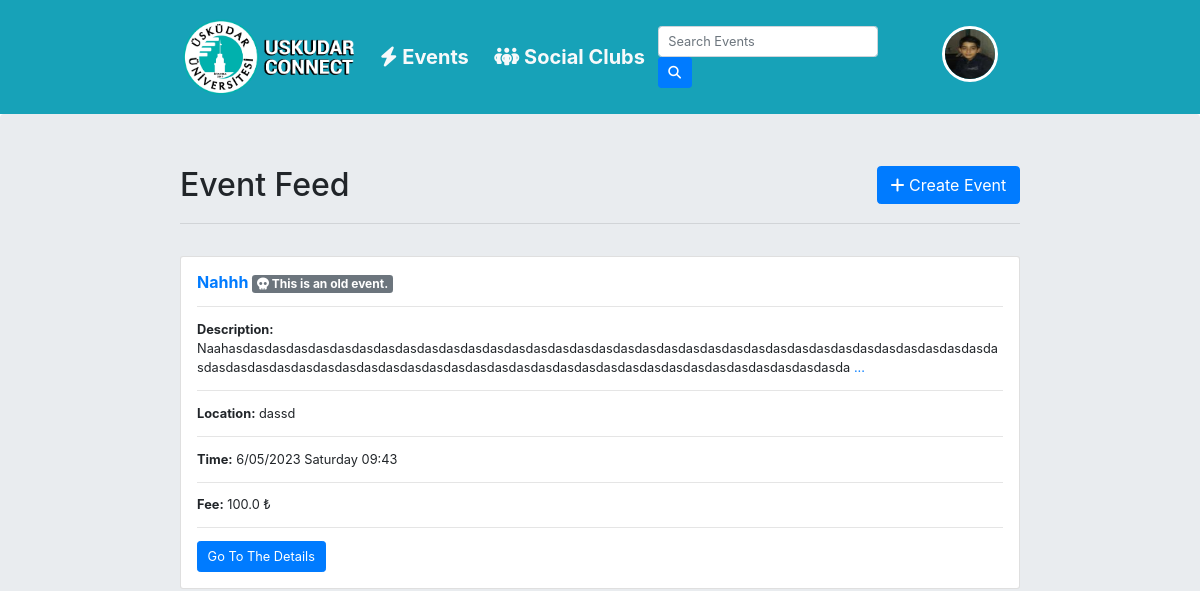
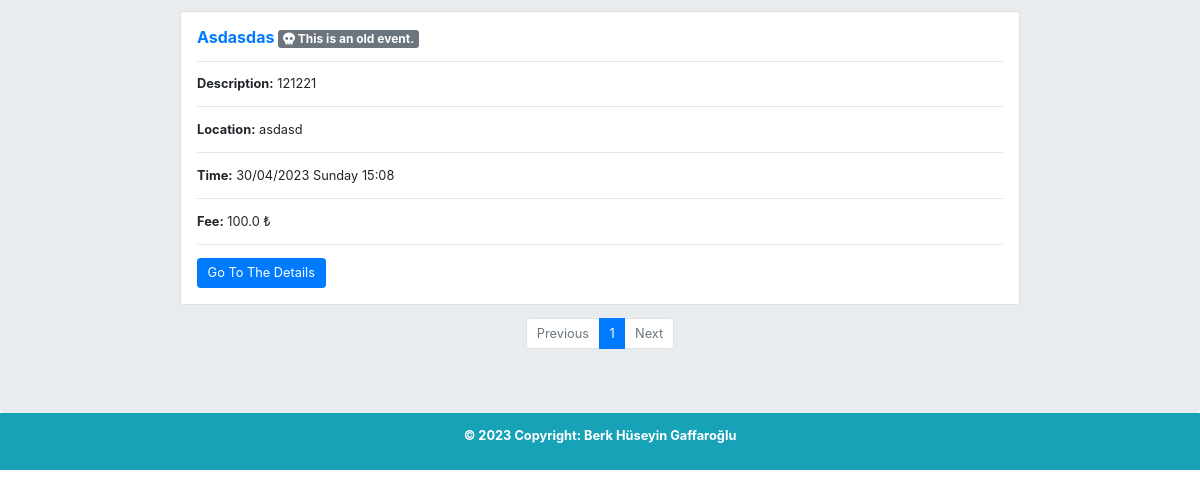
Before: /events/ (signed in) with the older database file (2 pictures, top to bottom).
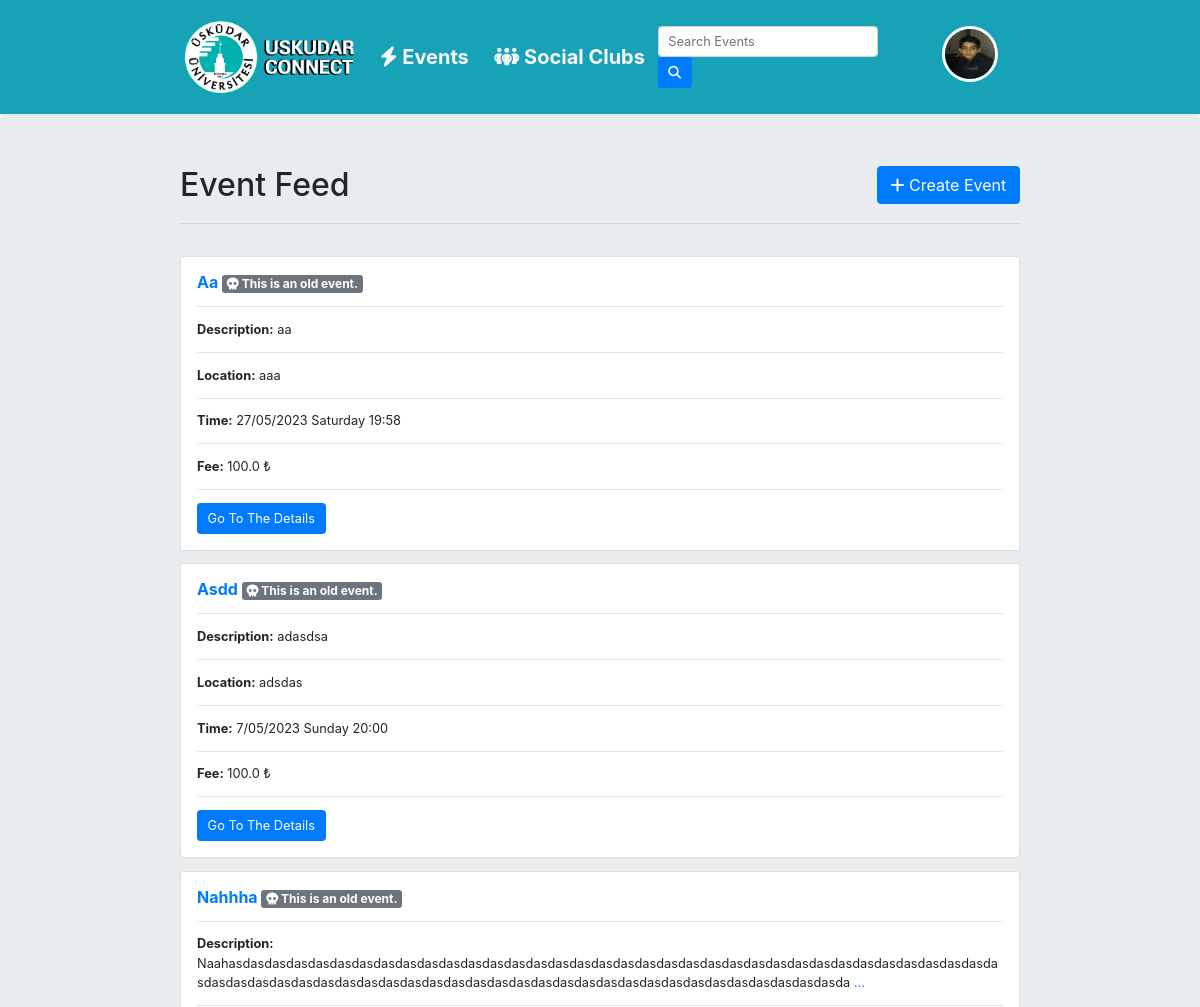
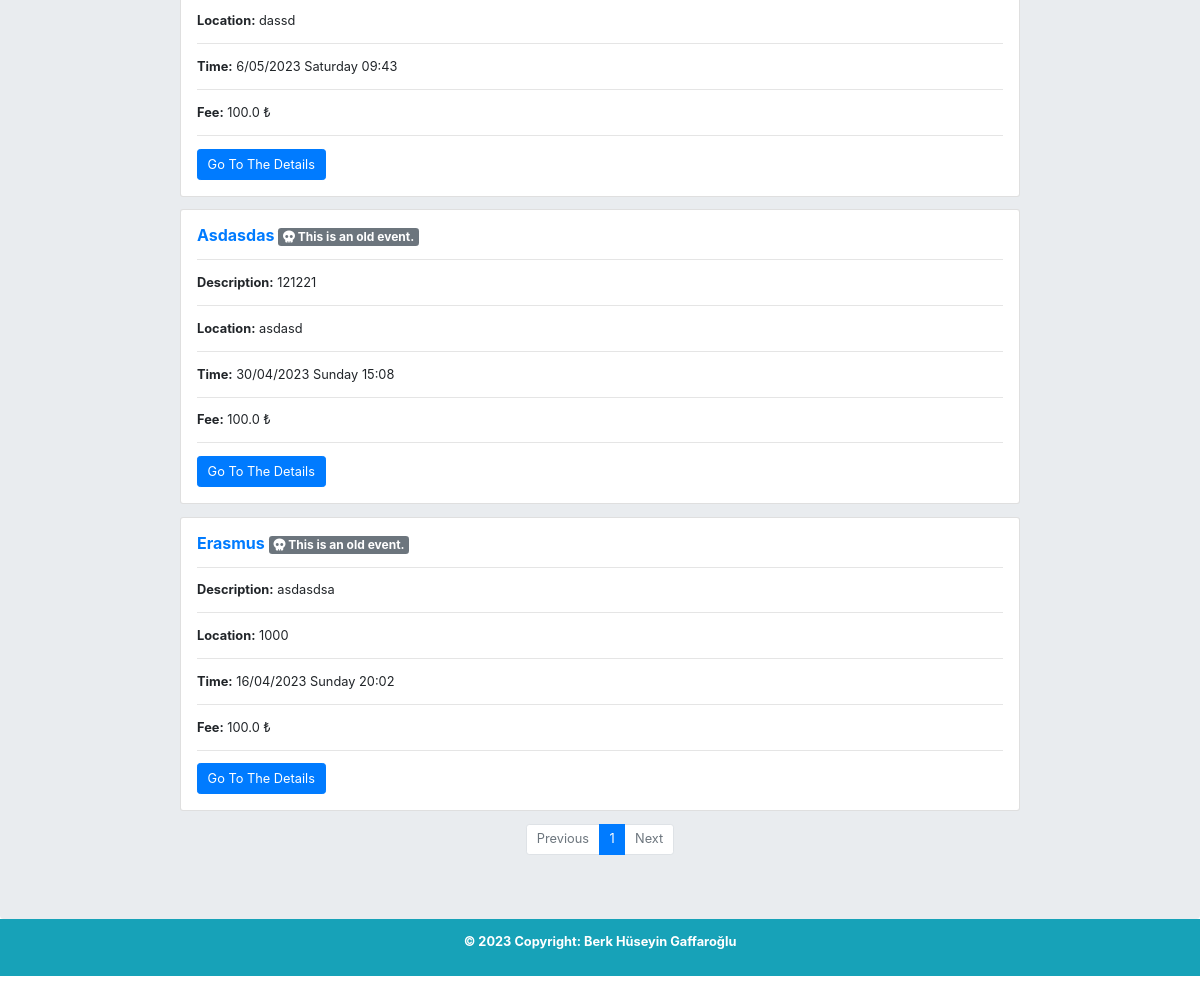
After: the same page with the newer database file (2 pictures, top to bottom).
### events/models.py (models this page shows, shortened)
class Event(models.Model):
    title = models.CharField(max_length=100)
    description = models.TextField(blank=True)
    location = models.TextField()
    price = models.FloatField(blank=True, default=0)
    time = models.DateTimeField(validators=[validate_datetime])
    users = models.ManyToManyField(User, related_name='events_attending')
    created_by = models.ForeignKey(User, on_delete=models.CASCADE, related_name='created_events', blank=True, default="", null=True)
    maximum_people = models.IntegerField(blank=True, default=3)
    social_club = models.ForeignKey(SocialClub, on_delete=models.CASCADE, related_name='club_events',blank=True, default="", null=True)
    def is_past(self):
        if self.time < timezone.now():
            return True
        else:
            return False

### events/views.py (the view)
# urls.py: path('', include('events.urls')),
@login_required
def events(request):
    events = Event.objects.all().order_by('-time')
    events_attending = Event.objects.filter(users=request.user)
    paginator = Paginator(events, EVENT_PER_PAGE)
    page = request.GET.get('page')
    events = paginator.get_page(page)
    return render(request, 'events/events.html', {'events': events, 'PAGE_PER_PAGE':PAGE_PER_PAGE,'events_attending': events_attending})

### templates/events/events.html (shortened to what this page needs)
{% extends "base.html" %}
{% block content %}
<h1 style="display: inline-block;">Event Feed</h1>
<div class="float-right" style="display: inline-block;">
  <a class="btn btn-lg btn-primary button float-right" href="{% url 'create-event' %}"><i class="fa-solid fa-plus"> </i>
    Create Event</a>
</div>
<hr /><br>
{% include 'events/events_REUSE.html' %}
{% endblock content %}

### templates/events/events_REUSE.html
{% block content %}
{% if events %}
{% for event in events %}
<div class="card mb-3">
  <div class="card-body">
    <a href="{% url 'event-detail' pk=event.pk %}">
      <h5 class="card-title"><b>
          {{event.title | title }}
          {% if event.is_past %}
          <span class="badge badge-secondary"><i class="fa-solid fa-skull"></i> This is an old event.</span>
          {% elif event in events_attending and not current_users_page %}
          <span class="badge badge-success"><i class="fa-solid fa-check"></i> You are attending this event.</span>
          {% elif event.users.all|length > event.maximum_people and not current_users_page %}
          <span class="badge badge-danger"> <i class="fa-solid fa-gauge-simple-max"></i></i> Event Is Full</span>
          {% endif %}
        </b></h5>
    </a>
    <hr />
    <p class="card-text"><b>Description:</b> {% if event.description|length > 200 %}
      {{event.description|slice:200}} <a href="{% url 'event-detail' pk=event.pk %}">...</a> {% else %} {{event.description}} {% endif %}</p>
    <hr />
    <p class="card-text"><b>Location:</b> {{event.location}}</p>
    <hr />
    <p class="card-text"><b>Time:</b> {{event.time|date:"j/m/Y l H:i" }}</p>
    <hr />
    <p class="card-text"><b>Fee:</b> {{event.price}} ₺</p>
    <hr />
    <a href="{% url 'event-detail' pk=event.pk %}" class="btn btn-primary">Go To The Details</a>
  </div>
</div>
{% endfor %}
<nav class="text-center">
  <ul class="pagination justify-content-center">
    {% if events.has_previous %}
    <li class="page-item"><a class="page-link" href="?page={{ events.previous_page_number }}">Previous</a></li>
    {% else %}
    <li class="page-item disabled"><a class="page-link" href="#">Previous</a></li>
    {% endif %}
    {% for num in events.paginator.page_range %}
    {% if num == events.number %}
    <li class="page-item active">
      <a class="page-link" href="?page={{ num }}">{{ num }} <span class="sr-only">(current)</span></a>
    </li>
    {% elif num > events.number|add:-5 and num < events.number|add:5 %} <li class="page-item">
      <a class="page-link" href="?page={{ num }}">{{ num }}</a>
      </li>
      {% endif %}
      {% endfor %}
      {% if events.has_next %}
      <li class="page-item"><a class="page-link" href="?page={{ events.next_page_number }}">Next</a></li>
      {% else %}
      <li class="page-item disabled"><a class="page-link" href="#">Next</a></li>
      {% endif %}
  </ul>
</nav>
{% else %}
There is nothing yet.
{% endif %}
{% endblock %}

Changed rows visible on the page:
added Event: title "Aa", shows "This is an old event.", description "aa", location "aaa", time "27/05/2023 Saturday 19:58", price "100.0"
added Event: title "Asdd", shows "This is an old event.", description "adasdsa", location "adsdas", time "7/05/2023 Sunday 20:00", price "100.0"
changed Event "dassd": title "Nahhh" → "Nahhha"
added Event: title "Erasmus", shows "This is an old event.", description "asdasdsa", location "1000", time "16/04/2023 Sunday 20:02", price "100.0"
